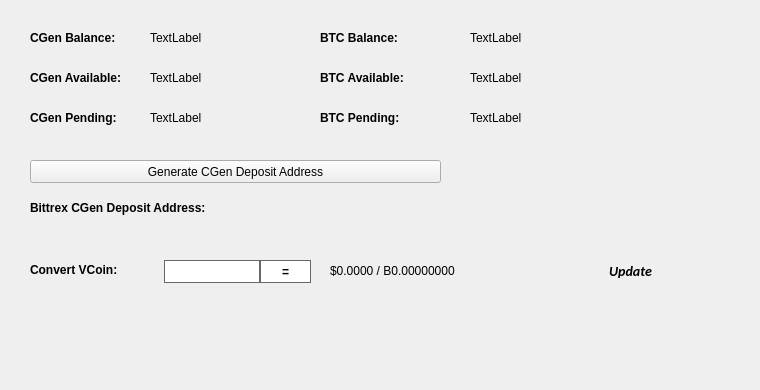
   <widget class="QWidget" name="BalanceTab">
    <attribute name="title">
     <string>Balance</string>
    </attribute>
    <widget class="QLabel" name="BitcoinBalanceLabel">
     <property name="geometry">
      <rect>
       <x>470</x>
       <y>30</y>
       <width>150</width>
       <height>16</height>
      </rect>
     </property>
     <property name="text">
      <string>TextLabel</string>
     </property>
    </widget>
    <widget class="QLabel" name="CGenBalanceLabel">
     <property name="geometry">
      <rect>
       <x>150</x>
       <y>30</y>
       <width>150</width>
       <height>16</height>
      </rect>
     </property>
     <property name="text">
      <string>TextLabel</string>
     </property>
    </widget>
    <widget class="QLabel" name="label_11">
     <property name="geometry">
      <rect>
       <x>30</x>
       <y>30</y>
       <width>101</width>
       <height>16</height>
      </rect>
     </property>
     <property name="font">
      <font>
       <weight>75</weight>
       <bold>true</bold>
      </font>
     </property>
     <property name="text">
      <string>CGen Balance:</string>
     </property>
    </widget>
    <widget class="QLabel" name="label_12">
     <property name="geometry">
      <rect>
       <x>320</x>
       <y>30</y>
       <width>101</width>
       <height>16</height>
      </rect>
     </property>
     <property name="font">
      <font>
       <weight>75</weight>
       <bold>true</bold>
      </font>
     </property>
     <property name="text">
      <string>BTC Balance:</string>
     </property>
    </widget>
    <widget class="QLabel" name="CGenAvailableLabel_2">
     <property name="geometry">
      <rect>
       <x>150</x>
       <y>70</y>
       <width>150</width>
       <height>16</height>
      </rect>
     </property>
     <property name="text">
      <string>TextLabel</string>
     </property>
    </widget>
    <widget class="QLabel" name="label_13">
     <property name="geometry">
      <rect>
       <x>30</x>
       <y>70</y>
       <width>111</width>
       <height>16</height>
      </rect>
     </property>
     <property name="font">
      <font>
       <weight>75</weight>
       <bold>true</bold>
      </font>
     </property>
     <property name="text">
      <string>CGen Available:</string>
     </property>
    </widget>
    <widget class="QLabel" name="label_14">
     <property name="geometry">
      <rect>
       <x>30</x>
       <y>110</y>
       <width>101</width>
       <height>16</height>
      </rect>
     </property>
     <property name="font">
      <font>
       <weight>75</weight>
       <bold>true</bold>
      </font>
     </property>
     <property name="text">
      <string>CGen Pending:</string>
     </property>
    </widget>
    <widget class="QLabel" name="CGenPendingLabel">
     <property name="geometry">
      <rect>
       <x>150</x>
       <y>110</y>
       <width>150</width>
       <height>16</height>
      </rect>
     </property>
     <property name="text">
      <string>TextLabel</string>
     </property>
    </widget>
    <widget class="QLabel" name="label_15">
     <property name="geometry">
      <rect>
       <x>320</x>
       <y>70</y>
       <width>111</width>
       <height>16</height>
      </rect>
     </property>
     <property name="font">
      <font>
       <weight>75</weight>
       <bold>true</bold>
      </font>
     </property>
     <property name="text">
      <string>BTC Available:</string>
     </property>
    </widget>
    <widget class="QLabel" name="BitcoinAvailableLabel">
     <property name="geometry">
      <rect>
       <x>470</x>
       <y>70</y>
       <width>150</width>
       <height>16</height>
      </rect>
     </property>
     <property name="text">
      <string>TextLabel</string>
     </property>
    </widget>
    <widget class="QLabel" name="label_31">
     <property name="geometry">
      <rect>
       <x>320</x>
       <y>110</y>
       <width>111</width>
       <height>16</height>
      </rect>
     </property>
     <property name="font">
      <font>
       <weight>75</weight>
       <bold>true</bold>
      </font>
     </property>
     <property name="text">
      <string>BTC Pending:</string>
     </property>
    </widget>
    <widget class="QLabel" name="BitcoinPendingLabel">
     <property name="geometry">
      <rect>
       <x>470</x>
       <y>110</y>
       <width>150</width>
       <height>16</height>
      </rect>
     </property>
     <property name="text">
      <string>TextLabel</string>
     </property>
    </widget>
    <widget class="QLabel" name="label_33">
     <property name="geometry">
      <rect>
       <x>30</x>
       <y>200</y>
       <width>221</width>
       <height>16</height>
      </rect>
     </property>
     <property name="font">
      <font>
       <weight>75</weight>
       <bold>true</bold>
      </font>
     </property>
     <property name="text">
      <string>Bittrex CGen Deposit Address:</string>
     </property>
    </widget>
    <widget class="QPushButton" name="GenDepositBTN">
     <property name="geometry">
      <rect>
       <x>30</x>
       <y>160</y>
       <width>411</width>
       <height>23</height>
      </rect>
     </property>
     <property name="text">
      <string>Generate CGen Deposit Address</string>
     </property>
     <property name="icon">
      <iconset resource="../cgen.qrc">
       <normaloff>:/icons/bitcoin</normaloff>:/icons/bitcoin</iconset>
     </property>
    </widget>
    <widget class="QLabel" name="DepositAddressLabel">
     <property name="geometry">
      <rect>
       <x>200</x>
       <y>200</y>
       <width>261</width>
       <height>16</height>
      </rect>
     </property>
     <property name="palette">
      <palette>
       <active>
        <colorrole role="WindowText">
         <brush brushstyle="SolidPattern">
          <color alpha="255">
           <red>0</red>
           <green>0</green>
           <blue>0</blue>
          </color>
         </brush>
        </colorrole>
        <colorrole role="Text">
         <brush brushstyle="SolidPattern">
          <color alpha="255">
           <red>0</red>
           <green>0</green>
           <blue>255</blue>
          </color>
         </brush>
        </colorrole>
       </active>
       <inactive>
        <colorrole role="WindowText">
         <brush brushstyle="SolidPattern">
          <color alpha="255">
           <red>0</red>
           <green>0</green>
           <blue>0</blue>
          </color>
         </brush>
        </colorrole>
        <colorrole role="Text">
         <brush brushstyle="SolidPattern">
          <color alpha="255">
           <red>0</red>
           <green>0</green>
           <blue>255</blue>
          </color>
         </brush>
        </colorrole>
       </inactive>
       <disabled>
        <colorrole role="WindowText">
         <brush brushstyle="SolidPattern">
          <color alpha="255">
           <red>120</red>
           <green>120</green>
           <blue>120</blue>
          </color>
         </brush>
        </colorrole>
        <colorrole role="Text">
         <brush brushstyle="SolidPattern">
          <color alpha="255">
           <red>120</red>
           <green>120</green>
           <blue>120</blue>
          </color>
         </brush>
        </colorrole>
       </disabled>
      </palette>
     </property>
     <property name="font">
      <font>
       <weight>75</weight>
       <bold>true</bold>
      </font>
     </property>
     <property name="text">
      <string/>
     </property>
     <property name="alignment">
      <set>Qt::AlignRight|Qt::AlignTrailing|Qt::AlignVCenter</set>
     </property>
     <property name="textInteractionFlags">
      <set>Qt::LinksAccessibleByMouse|Qt::TextSelectableByKeyboard|Qt::TextSelectableByMouse</set>
     </property>
    </widget>
    <widget class="QLabel" name="label_8">
     <property name="geometry">
      <rect>
       <x>460</x>
       <y>300</y>
       <width>281</width>
       <height>81</height>
      </rect>
     </property>
     <property name="text">
      <string/>
     </property>
     <property name="pixmap">
      <pixmap>:/images/bittrex</pixmap>
     </property>
    </widget>
    <widget class="QWidget" name="widgetConversion" native="true">
     <property name="geometry">
      <rect>
       <x>0</x>
       <y>250</y>
       <width>751</width>
       <height>43</height>
      </rect>
     </property>
     <property name="minimumSize">
      <size>
       <width>0</width>
       <height>43</height>
      </size>
     </property>
     <property name="styleSheet">
      <string notr="true"/>
     </property>
     <widget class="QPushButton" name="btnUpdateMarketData">
      <property name="geometry">
       <rect>
        <x>575</x>
        <y>0</y>
        <width>111</width>
        <height>41</height>
       </rect>
      </property>
      <property name="sizePolicy">
       <sizepolicy hsizetype="Expanding" vsizetype="Expanding">
        <horstretch>0</horstretch>
        <verstretch>0</verstretch>
       </sizepolicy>
      </property>
      <property name="font">
       <font>
        <family>calibri</family>
        <pointsize>-1</pointsize>
        <weight>75</weight>
        <italic>true</italic>
        <bold>true</bold>
       </font>
      </property>
      <property name="styleSheet">
       <string notr="true">margin:0px;text-align:center;padding:2px;border-radius:3px;font-style:italic;width:100px;font-size:14px;font-family:calibri;font-weight:600;</string>
      </property>
      <property name="text">
       <string>Update</string>
      </property>
      <property name="iconSize">
       <size>
        <width>150</width>
        <height>35</height>
       </size>
      </property>
      <property name="autoDefault">
       <bool>true</bool>
      </property>
      <property name="default">
       <bool>true</bool>
      </property>
     </widget>
     <widget class="QLabel" name="lblConvertVCoin">
      <property name="geometry">
       <rect>
        <x>30</x>
        <y>10</y>
        <width>131</width>
        <height>20</height>
       </rect>
      </property>
      <property name="styleSheet">
       <string notr="true"/>
      </property>
      <property name="text">
       <string>&lt;html&gt;&lt;head/&gt;&lt;body&gt;&lt;p&gt;&lt;span style=&quot; font-weight:600;&quot;&gt;Convert VCoin:&lt;/span&gt;&lt;/p&gt;&lt;/body&gt;&lt;/html&gt;</string>
      </property>
     </widget>
     <widget class="QLineEdit" name="txtConvertVCoinQty">
      <property name="geometry">
       <rect>
        <x>160</x>
        <y>10</y>
        <width>100</width>
        <height>23</height>
       </rect>
      </property>
      <property name="minimumSize">
       <size>
        <width>100</width>
        <height>23</height>
       </size>
      </property>
      <property name="maximumSize">
       <size>
        <width>100</width>
        <height>16777215</height>
       </size>
      </property>
      <property name="styleSheet">
       <string notr="true">border: 1px solid #61696c;margin-left:4px;</string>
      </property>
     </widget>
     <widget class="QPushButton" name="btnConvertCgen">
      <property name="geometry">
       <rect>
        <x>260</x>
        <y>10</y>
        <width>51</width>
        <height>23</height>
       </rect>
      </property>
      <property name="minimumSize">
       <size>
        <width>0</width>
        <height>23</height>
       </size>
      </property>
      <property name="styleSheet">
       <string notr="true">border:1px solid #61696c;background:white;font-weight:600;</string>
      </property>
      <property name="text">
       <string>=</string>
      </property>
     </widget>
     <widget class="QLabel" name="lblConvertVCoinResults">
      <property name="geometry">
       <rect>
        <x>330</x>
        <y>0</y>
        <width>201</width>
        <height>41</height>
       </rect>
      </property>
      <property name="styleSheet">
       <string notr="true"/>
      </property>
      <property name="text">
       <string>$0.0000 / B0.00000000</string>
      </property>
     </widget>
     <widget class="QLabel" name="iconOverviewUpdateWait">
      <property name="geometry">
       <rect>
        <x>670</x>
        <y>10</y>
        <width>24</width>
        <height>24</height>
       </rect>
      </property>
      <property name="text">
       <string/>
      </property>
      <property name="pixmap">
       <pixmap resource="../cgen.qrc">:/icons/transaction_1</pixmap>
      </property>
      <property name="scaledContents">
       <bool>true</bool>
      </property>
      <property name="alignment">
       <set>Qt::AlignCenter</set>
      </property>
     </widget>
    </widget>
   </widget>
